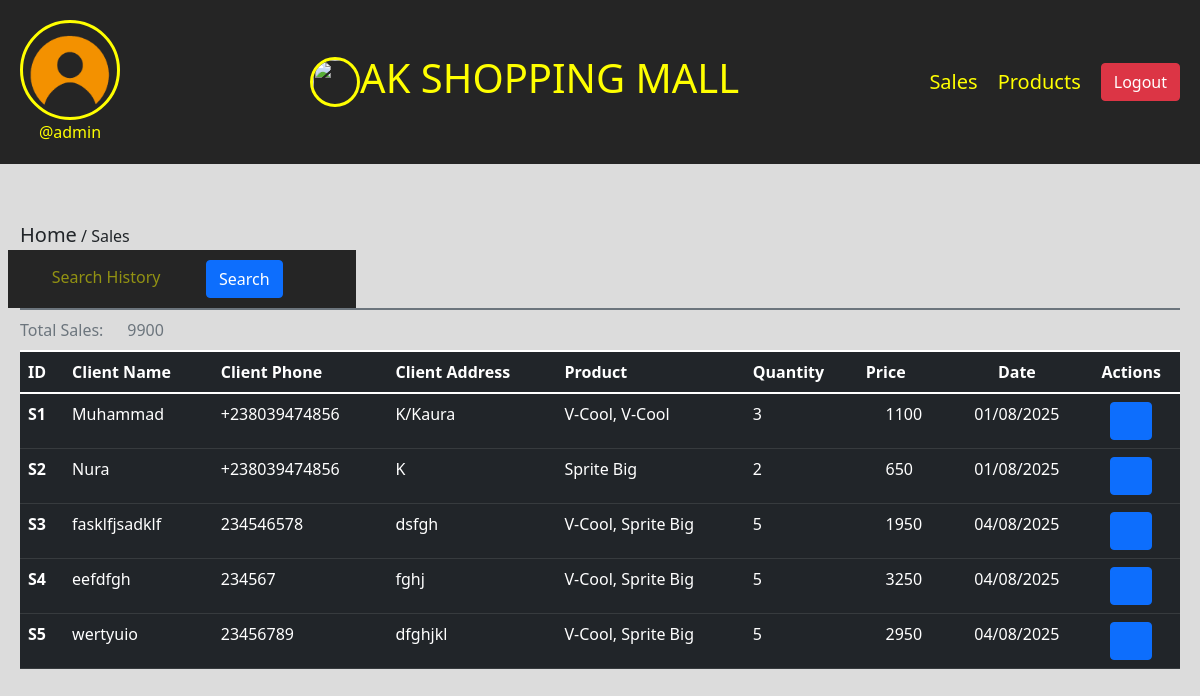
The app's page /view-sales (signed in) with its own data.
### ims/models.py (models this page shows, shortened)
class Profile(models.Model):
    user = models.ForeignKey(User, on_delete=models.CASCADE)
    id_user = models.IntegerField()
    profileimg = models.ImageField(upload_to='profileImg', default='user.png')
    full_name = models.CharField(max_length=100, blank=True)
    user_address = models.TextField(max_length=100, blank=True)
    user_phone = models.CharField(max_length=100, blank=True)

class Sales(models.Model):
    user = models.CharField(max_length=100, blank=True)
    client_name = models.CharField(max_length=100, blank=True)
    client_phone = models.CharField(max_length=100, blank=True)
    client_address = models.CharField(max_length=100, blank=True)
    products = models.CharField(max_length=100, blank=True)
    total_qtn = models.IntegerField(blank=True)
    total_price = models.IntegerField(blank=True)
    date = models.CharField(max_length=100, blank=True)

### ims/views.py (the view)
# urls.py: path('view-sales', views.view_sales, name='view-sales'),
@login_required(login_url='login')
def view_sales(request):
    user = Profile.objects.get(user=request.user)
    sales = Sales.objects.all()
    sum_a = sum([tran.total_price for tran in sales])
    context = {
        'user':user,
        'sales':sales,
        'sum_a':sum_a,
    }
    return render(request, 'view-sales.html', context)

### templates/view-sales.html (shortened to what this page needs)
{% load static %}
<!DOCTYPE html>
<html lang="en">
<head>
    <link rel="stylesheet" href="../static/bootstrap/css/bootstrap.min.css">
    <link rel="stylesheet" href="../static/lineawesome/css/line-awesome.min.css">
    <link rel="stylesheet" href="../static/fontawesome-free/css/all.min.css">
</head>
<body>
    <div class="nav">
        <div class="header-section">
            <div class="img">
                <img src="{{user.profileimg.url}}" alt="" height="100" width="100" type="button" data-bs-toggle="offcanvas" data-bs-target="#offcanvasScrolling" aria-controls="offcanvasScrolling">
                <br>
                <span>@{{user.user.username}}</span>
            </div>
            <div class="title">
                <img src="{% static 'img/ak-logo.jpg' %}" height="50" width="50">
                <h2>AK SHOPPING MALL</h2>
            </div>
            <div class="tabs">
                <a href="/view-sales">Sales</a>
                <a href="/view-products">Products</a>
                <a href="/logout" class="btn btn-danger">Logout</a>
            </div>
        </div>
    </div>
    <div class="body-section">
        <span><a href="/user-home" class="text-dark">Home</a> / Sales</span>
        <table class="table caption-top table-dark">
            <form action="/sales-search" method="post">
                <div class="row">
                    <div class="icon">
                        <i class="la la-search"></i>
                        <input name="name" list="name" placeholder="Search History">
                        <button class="btn btn-primary">Search</button>
                    </div>
                </div>
            </form>
            <caption>Total Sales: <i class="fa-solid fa-naira-sign"></i> {{sum_a}}</caption>
            <thead>
              <tr>
                <th scope="col">ID</th>
                <th scope="col">Client Name</th>
                <th scope="col">Client Phone</th>
                <th scope="col">Client Address</th>
                <th scope="col">Product</th>
                <th scope="col">Quantity</th>
                <th scope="col">Price</th>
                <th scope="col" class="text-center">Date</th>
                <th scope="col" class="text-center">Actions</th>
              </tr>
            </thead>
            <tbody>
            {% for sale in sales %}
              <tr>
                <th scope="row">S{{sale.id}}</th>
                <td>{{sale.client_name}}</td>
                <td>{{sale.client_phone}}</td>
                <td>{{sale.client_address}}</td>
                <td>{{sale.products}}</td>
                <td>{{sale.total_qtn}}</td>
                <td><i class="fa-solid fa-naira-sign"></i> {{sale.total_price}}</td>
                <td class="text-center">{{sale.date}}</td>
                <td class="text-center">
                    <a href="/invoice/{{sale.id}}" class="btn btn-primary"><i class="la la-print"></i></a>
                </td>
              {% endfor %}
            </tbody>
          </table>
    </div>
</body>
</html>

### templates/view-sales.html (style rules this page uses)
.header-section { position: fixed; display: flex; justify-content: space-between; background-color: #252525; gap: 30px; padding: 20px; width: 100%; z-index: 1000; }
a { text-decoration: none; color: yellow; font-size: 20px; }
.tabs { display: flex; flex-direction: row; align-items: center; justify-content: center; gap: 20px; }
.title { display: flex; flex-direction: row; align-items: center; justify-content: center; }
.title h2 { font-size: 40px; color: yellow; }
.img span { color: yellow; }
img { border-radius: 50%; border: 3px solid yellow; }
.img { text-align: center; }
body { background-color: gainsboro; }
.body-section { padding: 20px; }
i { font-size: 50px; }
.body-section { margin-top: 200px; }
.la-edit, .la-trash, .la-search, .fa-solid, .la-print { font-size: 20px; }
.row { background-color: #252525; display: flex; width: 30%; color: yellow; padding: 10px; }
.row input { width: 50%; color: yellow; background-color: #252525; border: none; outline: none; }
input::placeholder { color: rgb(255, 255, 0, .5); }

### records on screen
Profile: profileimg (placeholder picture), user.username "admin"
Sales: id "1", client_name "Muhammad", client_phone "+238039474856", client_address "K/Kaura", products "V-Cool, V-Cool", total_qtn "3", total_price "1100", date "01/08/2025"
Sales: id "2", client_name "Nura", client_phone "+238039474856", client_address "K", products "Sprite Big", total_qtn "2", total_price "650", date "01/08/2025"
Sales: id "3", client_name "fasklfjsadklf", client_phone "234546578", client_address "dsfgh", products "V-Cool, Sprite Big", total_qtn "5", total_price "1950", date "04/08/2025"
Sales: id "4", client_name "eefdfgh", client_phone "234567", client_address "fghj", products "V-Cool, Sprite Big", total_qtn "5", total_price "3250", date "04/08/2025"
Sales: id "5", client_name "wertyuio", client_phone "23456789", client_address "dfghjkl", products "V-Cool, Sprite Big", total_qtn "5", total_price "2950", date "04/08/2025"

### other values on screen
{{ sum_a }} "9900"
